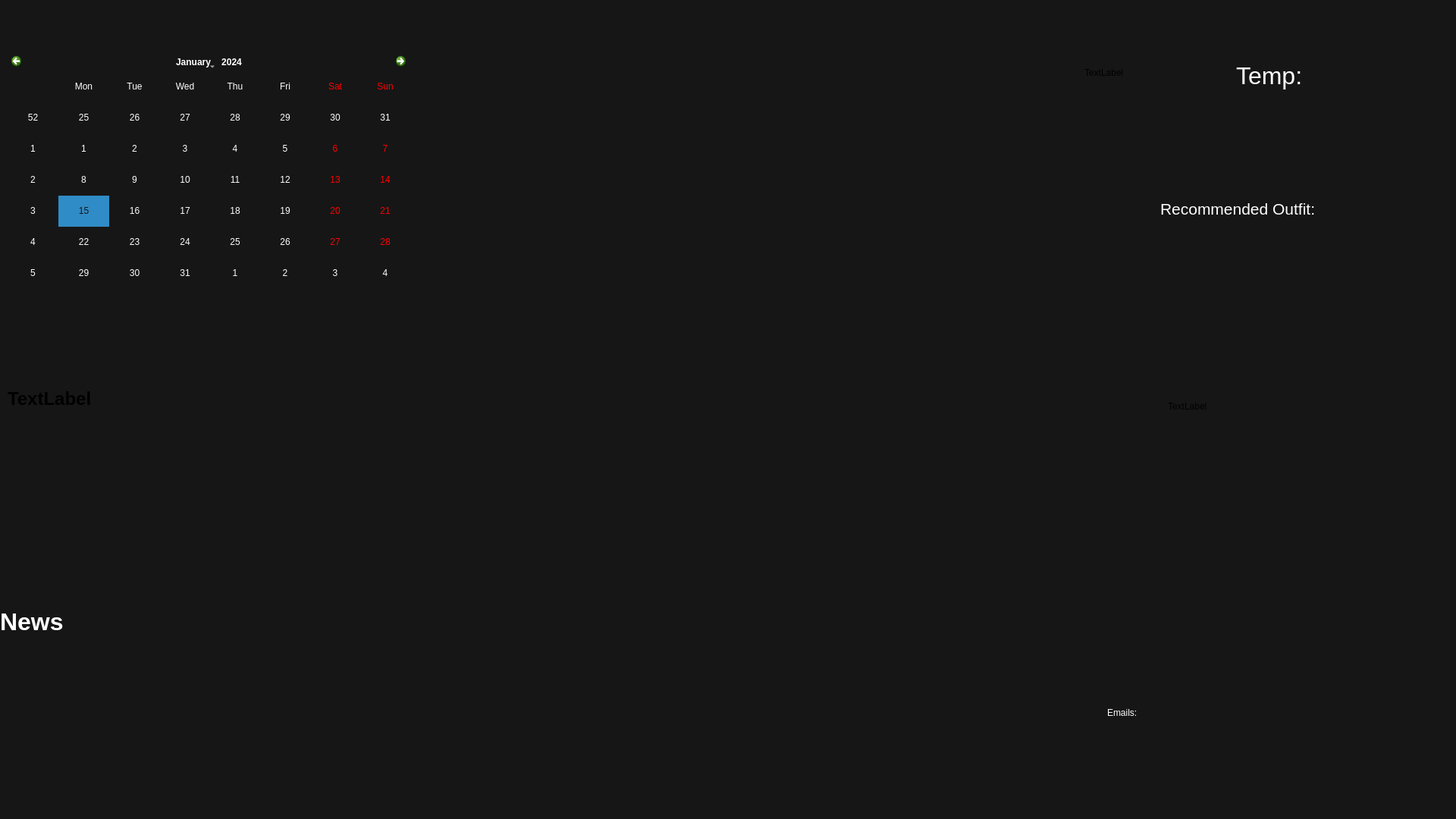
<?xml version="1.0" encoding="UTF-8"?>
<ui version="4.0">
 <class>MainWindow</class>
 <widget class="QMainWindow" name="MainWindow">
  <property name="geometry">
   <rect>
    <x>0</x>
    <y>0</y>
    <width>1920</width>
    <height>1080</height>
   </rect>
  </property>
  <property name="minimumSize">
   <size>
    <width>1920</width>
    <height>1080</height>
   </size>
  </property>
  <property name="font">
   <font>
    <pointsize>16</pointsize>
   </font>
  </property>
  <property name="windowTitle">
   <string>MainWindow</string>
  </property>
  <property name="styleSheet">
   <string notr="true">background-color: rgb(22, 22, 22);</string>
  </property>
  <widget class="QWidget" name="centralwidget">
   <property name="palette">
    <palette>
     <active>
      <colorrole role="Button">
       <brush brushstyle="SolidPattern">
        <color alpha="255">
         <red>22</red>
         <green>22</green>
         <blue>22</blue>
        </color>
       </brush>
      </colorrole>
      <colorrole role="Midlight">
       <brush brushstyle="SolidPattern">
        <color alpha="255">
         <red>0</red>
         <green>0</green>
         <blue>0</blue>
        </color>
       </brush>
      </colorrole>
      <colorrole role="Base">
       <brush brushstyle="SolidPattern">
        <color alpha="255">
         <red>22</red>
         <green>22</green>
         <blue>22</blue>
        </color>
       </brush>
      </colorrole>
      <colorrole role="Window">
       <brush brushstyle="SolidPattern">
        <color alpha="255">
         <red>22</red>
         <green>22</green>
         <blue>22</blue>
        </color>
       </brush>
      </colorrole>
     </active>
     <inactive>
      <colorrole role="Button">
       <brush brushstyle="SolidPattern">
        <color alpha="255">
         <red>22</red>
         <green>22</green>
         <blue>22</blue>
        </color>
       </brush>
      </colorrole>
      <colorrole role="Midlight">
       <brush brushstyle="SolidPattern">
        <color alpha="255">
         <red>0</red>
         <green>0</green>
         <blue>0</blue>
        </color>
       </brush>
      </colorrole>
      <colorrole role="Base">
       <brush brushstyle="SolidPattern">
        <color alpha="255">
         <red>22</red>
         <green>22</green>
         <blue>22</blue>
        </color>
       </brush>
      </colorrole>
      <colorrole role="Window">
       <brush brushstyle="SolidPattern">
        <color alpha="255">
         <red>22</red>
         <green>22</green>
         <blue>22</blue>
        </color>
       </brush>
      </colorrole>
     </inactive>
     <disabled>
      <colorrole role="Button">
       <brush brushstyle="SolidPattern">
        <color alpha="255">
         <red>22</red>
         <green>22</green>
         <blue>22</blue>
        </color>
       </brush>
      </colorrole>
      <colorrole role="Midlight">
       <brush brushstyle="SolidPattern">
        <color alpha="255">
         <red>0</red>
         <green>0</green>
         <blue>0</blue>
        </color>
       </brush>
      </colorrole>
      <colorrole role="Base">
       <brush brushstyle="SolidPattern">
        <color alpha="255">
         <red>22</red>
         <green>22</green>
         <blue>22</blue>
        </color>
       </brush>
      </colorrole>
      <colorrole role="Window">
       <brush brushstyle="SolidPattern">
        <color alpha="255">
         <red>22</red>
         <green>22</green>
         <blue>22</blue>
        </color>
       </brush>
      </colorrole>
     </disabled>
    </palette>
   </property>
   <widget class="QCalendarWidget" name="calendarWidget">
    <property name="geometry">
     <rect>
      <x>10</x>
      <y>70</y>
      <width>531</width>
      <height>311</height>
     </rect>
    </property>
    <property name="styleSheet">
     <string notr="true">color: rgb(255, 255, 255);
selection-color: rgb(22, 22, 22);
alternate-background-color: rgb(22, 22, 22);
border-color: rgb(22, 22, 22);
background-color: rgb(22, 22, 22);</string>
    </property>
   </widget>
   <widget class="QLabel" name="date_time">
    <property name="geometry">
     <rect>
      <x>790</x>
      <y>0</y>
      <width>351</width>
      <height>61</height>
     </rect>
    </property>
    <property name="font">
     <font>
      <family>MS Shell Dlg 2</family>
      <pointsize>24</pointsize>
      <weight>75</weight>
      <bold>true</bold>
     </font>
    </property>
    <property name="text">
     <string>&lt;html&gt;&lt;head/&gt;&lt;body&gt;&lt;p&gt;&lt;br/&gt;&lt;/p&gt;&lt;/body&gt;&lt;/html&gt;</string>
    </property>
    <property name="alignment">
     <set>Qt::AlignCenter</set>
    </property>
   </widget>
   <widget class="QLabel" name="weather">
    <property name="geometry">
     <rect>
      <x>1430</x>
      <y>20</y>
      <width>191</width>
      <height>151</height>
     </rect>
    </property>
    <property name="text">
     <string>TextLabel</string>
    </property>
   </widget>
   <widget class="QLabel" name="Article">
    <property name="geometry">
     <rect>
      <x>0</x>
      <y>700</y>
      <width>531</width>
      <height>241</height>
     </rect>
    </property>
    <property name="font">
     <font>
      <pointsize>24</pointsize>
      <weight>75</weight>
      <bold>true</bold>
     </font>
    </property>
    <property name="text">
     <string>&lt;html&gt;&lt;head/&gt;&lt;body&gt;&lt;p&gt;&lt;span style=&quot; color:#ffffff;&quot;&gt;News&lt;/span&gt;&lt;/p&gt;&lt;/body&gt;&lt;/html&gt;</string>
    </property>
    <property name="wordWrap">
     <bool>true</bool>
    </property>
   </widget>
   <widget class="QLabel" name="toDoList">
    <property name="geometry">
     <rect>
      <x>10</x>
      <y>450</y>
      <width>531</width>
      <height>151</height>
     </rect>
    </property>
    <property name="font">
     <font>
      <pointsize>18</pointsize>
      <weight>75</weight>
      <bold>true</bold>
     </font>
    </property>
    <property name="text">
     <string>TextLabel</string>
    </property>
    <property name="wordWrap">
     <bool>true</bool>
    </property>
   </widget>
   <widget class="QLabel" name="Emails">
    <property name="geometry">
     <rect>
      <x>1460</x>
      <y>890</y>
      <width>381</width>
      <height>101</height>
     </rect>
    </property>
    <property name="font">
     <font>
      <pointsize>9</pointsize>
     </font>
    </property>
    <property name="text">
     <string>&lt;html&gt;&lt;head/&gt;&lt;body&gt;&lt;p&gt;&lt;span style=&quot; color:#ffffff;&quot;&gt;Emails:&lt;/span&gt;&lt;/p&gt;&lt;/body&gt;&lt;/html&gt;</string>
    </property>
    <property name="wordWrap">
     <bool>true</bool>
    </property>
   </widget>
   <widget class="QLabel" name="ClotheReco">
    <property name="geometry">
     <rect>
      <x>1540</x>
      <y>350</y>
      <width>381</width>
      <height>371</height>
     </rect>
    </property>
    <property name="text">
     <string>TextLabel</string>
    </property>
   </widget>
   <widget class="QLabel" name="RecommendedOutfit">
    <property name="geometry">
     <rect>
      <x>1530</x>
      <y>250</y>
      <width>381</width>
      <height>51</height>
     </rect>
    </property>
    <property name="font">
     <font>
      <pointsize>16</pointsize>
     </font>
    </property>
    <property name="text">
     <string>&lt;html&gt;&lt;head/&gt;&lt;body&gt;&lt;p&gt;&lt;span style=&quot; color:#ffffff;&quot;&gt;Recommended Outfit:&lt;/span&gt;&lt;/p&gt;&lt;/body&gt;&lt;/html&gt;</string>
    </property>
   </widget>
   <widget class="QLabel" name="temperatureLabel">
    <property name="geometry">
     <rect>
      <x>1630</x>
      <y>70</y>
      <width>131</width>
      <height>61</height>
     </rect>
    </property>
    <property name="font">
     <font>
      <pointsize>24</pointsize>
     </font>
    </property>
    <property name="text">
     <string>&lt;html&gt;&lt;head/&gt;&lt;body&gt;&lt;p&gt;&lt;span style=&quot; font-size:24pt; color:#ffffff;&quot;&gt;Temp:&lt;/span&gt;&lt;/p&gt;&lt;/body&gt;&lt;/html&gt;</string>
    </property>
   </widget>
  </widget>
  <widget class="QMenuBar" name="menubar">
   <property name="geometry">
    <rect>
     <x>0</x>
     <y>0</y>
     <width>1920</width>
     <height>26</height>
    </rect>
   </property>
  </widget>
  <widget class="QStatusBar" name="statusbar"/>
 </widget>
 <resources/>
 <connections/>
</ui>
